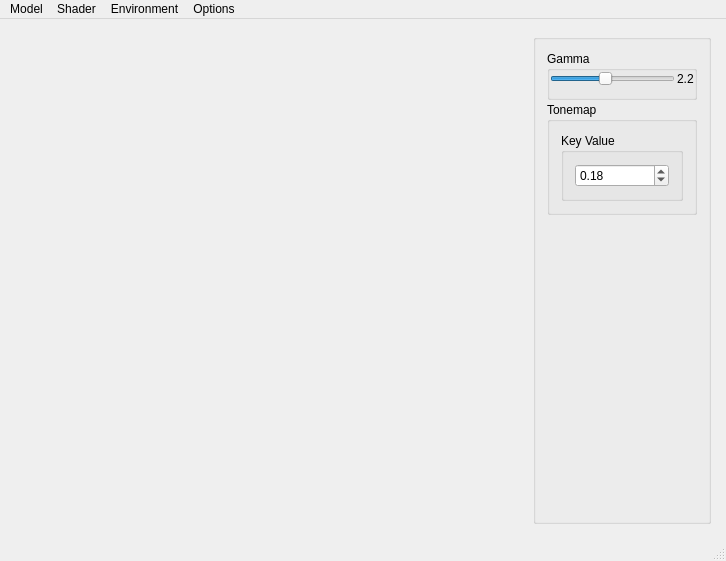
<?xml version="1.0" encoding="UTF-8"?>
<ui version="4.0">
 <class>MainWindow</class>
 <widget class="QMainWindow" name="MainWindow">
  <property name="geometry">
   <rect>
    <x>0</x>
    <y>0</y>
    <width>726</width>
    <height>561</height>
   </rect>
  </property>
  <property name="windowTitle">
   <string>MainWindow</string>
  </property>
  <property name="locale">
   <locale language="English" country="UnitedStates"/>
  </property>
  <widget class="QWidget" name="centralWidget">
   <property name="sizePolicy">
    <sizepolicy hsizetype="Preferred" vsizetype="Preferred">
     <horstretch>0</horstretch>
     <verstretch>0</verstretch>
    </sizepolicy>
   </property>
   <layout class="QHBoxLayout" name="horizontalLayout">
    <property name="leftMargin">
     <number>4</number>
    </property>
    <property name="topMargin">
     <number>4</number>
    </property>
    <property name="rightMargin">
     <number>4</number>
    </property>
    <property name="bottomMargin">
     <number>4</number>
    </property>
    <item>
     <widget class="OpenGLWidget" name="displayArea" native="true">
      <property name="sizePolicy">
       <sizepolicy hsizetype="Preferred" vsizetype="Preferred">
        <horstretch>0</horstretch>
        <verstretch>0</verstretch>
       </sizepolicy>
      </property>
      <layout class="QVBoxLayout" name="displayAreaLayout">
       <property name="spacing">
        <number>2</number>
       </property>
       <property name="leftMargin">
        <number>0</number>
       </property>
       <property name="topMargin">
        <number>0</number>
       </property>
       <property name="rightMargin">
        <number>0</number>
       </property>
       <property name="bottomMargin">
        <number>0</number>
       </property>
      </layout>
     </widget>
    </item>
    <item>
     <widget class="QWidget" name="optionsWidget" native="true">
      <property name="minimumSize">
       <size>
        <width>200</width>
        <height>160</height>
       </size>
      </property>
      <property name="maximumSize">
       <size>
        <width>200</width>
        <height>16777215</height>
       </size>
      </property>
      <layout class="QVBoxLayout" name="optionsWidgetLayout">
       <property name="spacing">
        <number>2</number>
       </property>
       <item>
        <widget class="QGroupBox" name="generalOptions">
         <layout class="QGridLayout" name="gridLayout">
          <property name="spacing">
           <number>2</number>
          </property>
          <item row="2" column="0">
           <spacer name="verticalSpacer">
            <property name="orientation">
             <enum>Qt::Vertical</enum>
            </property>
            <property name="sizeHint" stdset="0">
             <size>
              <width>10</width>
              <height>10</height>
             </size>
            </property>
           </spacer>
          </item>
          <item row="0" column="0">
           <widget class="QGroupBox" name="gammaGroupBox">
            <property name="title">
             <string>Gamma</string>
            </property>
            <layout class="QGridLayout" name="gridLayout_2">
             <property name="leftMargin">
              <number>0</number>
             </property>
             <property name="topMargin">
              <number>0</number>
             </property>
             <property name="rightMargin">
              <number>0</number>
             </property>
             <property name="spacing">
              <number>2</number>
             </property>
             <item row="0" column="0">
              <widget class="QFloatSlider" name="gammaSlider">
               <property name="maximum">
                <number>50</number>
               </property>
               <property name="value">
                <number>22</number>
               </property>
               <property name="orientation">
                <enum>Qt::Horizontal</enum>
               </property>
              </widget>
             </item>
             <item row="0" column="1">
              <widget class="QLabel" name="gammaValue">
               <property name="text">
                <string>2.2</string>
               </property>
              </widget>
             </item>
            </layout>
           </widget>
          </item>
          <item row="1" column="0">
           <widget class="QGroupBox" name="tonemapGroupBox">
            <property name="title">
             <string>Tonemap</string>
            </property>
            <layout class="QGridLayout" name="tonemapGroupBoxLayout">
             <item row="0" column="0">
              <widget class="QGroupBox" name="keyValueGroupBox">
               <property name="title">
                <string>Key Value</string>
               </property>
               <layout class="QGridLayout" name="gridLayout_3">
                <item row="0" column="0">
                 <widget class="QDoubleSpinBox" name="keyValue">
                  <property name="locale">
                   <locale language="English" country="UnitedStates"/>
                  </property>
                  <property name="singleStep">
                   <double>0.010000000000000</double>
                  </property>
                  <property name="value">
                   <double>0.180000000000000</double>
                  </property>
                 </widget>
                </item>
               </layout>
              </widget>
             </item>
            </layout>
           </widget>
          </item>
         </layout>
        </widget>
       </item>
      </layout>
     </widget>
    </item>
   </layout>
  </widget>
  <widget class="QMenuBar" name="menuBar">
   <property name="geometry">
    <rect>
     <x>0</x>
     <y>0</y>
     <width>726</width>
     <height>21</height>
    </rect>
   </property>
   <widget class="QMenu" name="menuModel">
    <property name="title">
     <string>Model</string>
    </property>
    <addaction name="actionModelLoad"/>
   </widget>
   <widget class="QMenu" name="menuShader">
    <property name="title">
     <string>Shader</string>
    </property>
    <addaction name="actionReloadShader"/>
   </widget>
   <widget class="QMenu" name="menuOptions">
    <property name="title">
     <string>Options</string>
    </property>
    <addaction name="actionWireframe"/>
    <addaction name="separator"/>
    <addaction name="actionStandard"/>
    <addaction name="actionNormal"/>
    <addaction name="actionTexcoord"/>
    <addaction name="actionDepth"/>
   </widget>
   <widget class="QMenu" name="menuEnvironment">
    <property name="title">
     <string>Environment</string>
    </property>
    <addaction name="actionEnvmapLoad"/>
   </widget>
   <addaction name="menuModel"/>
   <addaction name="menuShader"/>
   <addaction name="menuEnvironment"/>
   <addaction name="menuOptions"/>
  </widget>
  <widget class="QStatusBar" name="statusBar"/>
  <action name="actionModelLoad">
   <property name="text">
    <string>Load...</string>
   </property>
   <property name="shortcut">
    <string>Ctrl+O</string>
   </property>
  </action>
  <action name="actionReloadShader">
   <property name="text">
    <string>Reload</string>
   </property>
   <property name="shortcut">
    <string>Ctrl+R</string>
   </property>
  </action>
  <action name="actionWireframe">
   <property name="checkable">
    <bool>true</bool>
   </property>
   <property name="text">
    <string>Wireframe</string>
   </property>
   <property name="shortcut">
    <string>Ctrl+F</string>
   </property>
  </action>
  <action name="actionNormal">
   <property name="checkable">
    <bool>true</bool>
   </property>
   <property name="text">
    <string>Normal</string>
   </property>
   <property name="shortcut">
    <string>Ctrl+1</string>
   </property>
  </action>
  <action name="actionDepth">
   <property name="checkable">
    <bool>true</bool>
   </property>
   <property name="text">
    <string>Depth</string>
   </property>
   <property name="shortcut">
    <string>Ctrl+3</string>
   </property>
  </action>
  <action name="actionTexcoord">
   <property name="checkable">
    <bool>true</bool>
   </property>
   <property name="text">
    <string>Texcoord</string>
   </property>
   <property name="shortcut">
    <string>Ctrl+2</string>
   </property>
  </action>
  <action name="actionStandard">
   <property name="checkable">
    <bool>true</bool>
   </property>
   <property name="checked">
    <bool>true</bool>
   </property>
   <property name="text">
    <string>Standard</string>
   </property>
   <property name="shortcut">
    <string>Ctrl+0</string>
   </property>
  </action>
  <action name="actionEnvmapLoad">
   <property name="text">
    <string>Load...</string>
   </property>
  </action>
 </widget>
 <layoutdefault spacing="6" margin="11"/>
 <customwidgets>
  <customwidget>
   <class>OpenGLWidget</class>
   <extends>QWidget</extends>
   <header>openglwidget.h</header>
   <container>1</container>
   <slots>
    <slot>gammaChanged(float)</slot>
    <slot>keyValueChanged(double)</slot>
    <slot>loadEnvironmentMap()</slot>
   </slots>
  </customwidget>
  <customwidget>
   <class>QFloatSlider</class>
   <extends>QSlider</extends>
   <header>qfloatslider.h</header>
   <slots>
    <signal>floatSliderMoved(float)</signal>
    <signal>floatSliderMovedString(QString)</signal>
   </slots>
  </customwidget>
 </customwidgets>
 <resources/>
 <connections>
  <connection>
   <sender>actionModelLoad</sender>
   <signal>triggered()</signal>
   <receiver>MainWindow</receiver>
   <slot>loadModel()</slot>
   <hints>
    <hint type="sourcelabel">
     <x>-1</x>
     <y>-1</y>
    </hint>
    <hint type="destinationlabel">
     <x>319</x>
     <y>239</y>
    </hint>
   </hints>
  </connection>
  <connection>
   <sender>actionReloadShader</sender>
   <signal>triggered()</signal>
   <receiver>MainWindow</receiver>
   <slot>reloadShader()</slot>
   <hints>
    <hint type="sourcelabel">
     <x>-1</x>
     <y>-1</y>
    </hint>
    <hint type="destinationlabel">
     <x>319</x>
     <y>239</y>
    </hint>
   </hints>
  </connection>
  <connection>
   <sender>actionWireframe</sender>
   <signal>triggered()</signal>
   <receiver>MainWindow</receiver>
   <slot>toggleWireframe()</slot>
   <hints>
    <hint type="sourcelabel">
     <x>-1</x>
     <y>-1</y>
    </hint>
    <hint type="destinationlabel">
     <x>319</x>
     <y>239</y>
    </hint>
   </hints>
  </connection>
  <connection>
   <sender>actionStandard</sender>
   <signal>triggered()</signal>
   <receiver>MainWindow</receiver>
   <slot>setTargetStandard()</slot>
   <hints>
    <hint type="sourcelabel">
     <x>-1</x>
     <y>-1</y>
    </hint>
    <hint type="destinationlabel">
     <x>319</x>
     <y>239</y>
    </hint>
   </hints>
  </connection>
  <connection>
   <sender>actionNormal</sender>
   <signal>triggered()</signal>
   <receiver>MainWindow</receiver>
   <slot>setTargetNormal()</slot>
   <hints>
    <hint type="sourcelabel">
     <x>-1</x>
     <y>-1</y>
    </hint>
    <hint type="destinationlabel">
     <x>319</x>
     <y>239</y>
    </hint>
   </hints>
  </connection>
  <connection>
   <sender>actionTexcoord</sender>
   <signal>triggered()</signal>
   <receiver>MainWindow</receiver>
   <slot>setTargetTexcoord()</slot>
   <hints>
    <hint type="sourcelabel">
     <x>-1</x>
     <y>-1</y>
    </hint>
    <hint type="destinationlabel">
     <x>319</x>
     <y>239</y>
    </hint>
   </hints>
  </connection>
  <connection>
   <sender>actionDepth</sender>
   <signal>triggered()</signal>
   <receiver>MainWindow</receiver>
   <slot>setTargetDepth()</slot>
   <hints>
    <hint type="sourcelabel">
     <x>-1</x>
     <y>-1</y>
    </hint>
    <hint type="destinationlabel">
     <x>319</x>
     <y>239</y>
    </hint>
   </hints>
  </connection>
  <connection>
   <sender>gammaSlider</sender>
   <signal>floatSliderMovedString(QString)</signal>
   <receiver>gammaValue</receiver>
   <slot>setText(QString)</slot>
   <hints>
    <hint type="sourcelabel">
     <x>574</x>
     <y>55</y>
    </hint>
    <hint type="destinationlabel">
     <x>655</x>
     <y>55</y>
    </hint>
   </hints>
  </connection>
  <connection>
   <sender>gammaSlider</sender>
   <signal>floatSliderMoved(float)</signal>
   <receiver>displayArea</receiver>
   <slot>gammaChanged(float)</slot>
   <hints>
    <hint type="sourcelabel">
     <x>572</x>
     <y>55</y>
    </hint>
    <hint type="destinationlabel">
     <x>239</x>
     <y>280</y>
    </hint>
   </hints>
  </connection>
  <connection>
   <sender>keyValue</sender>
   <signal>valueChanged(double)</signal>
   <receiver>displayArea</receiver>
   <slot>keyValueChanged(double)</slot>
   <hints>
    <hint type="sourcelabel">
     <x>581</x>
     <y>131</y>
    </hint>
    <hint type="destinationlabel">
     <x>239</x>
     <y>280</y>
    </hint>
   </hints>
  </connection>
  <connection>
   <sender>actionEnvmapLoad</sender>
   <signal>triggered()</signal>
   <receiver>displayArea</receiver>
   <slot>loadEnvironmentMap()</slot>
   <hints>
    <hint type="sourcelabel">
     <x>-1</x>
     <y>-1</y>
    </hint>
    <hint type="destinationlabel">
     <x>259</x>
     <y>280</y>
    </hint>
   </hints>
  </connection>
 </connections>
 <slots>
  <slot>loadModel()</slot>
  <slot>reloadShader()</slot>
  <slot>toggleWireframe()</slot>
  <slot>setTargetStandard()</slot>
  <slot>setTargetNormal()</slot>
  <slot>setTargetTexcoord()</slot>
  <slot>setTargetDepth()</slot>
 </slots>
</ui>
